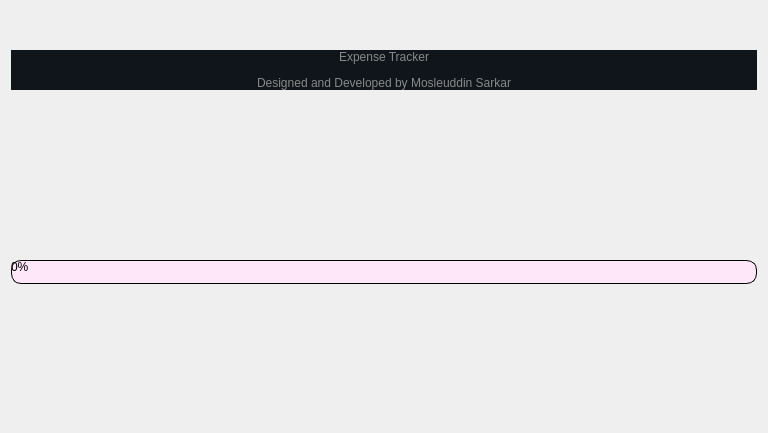
<?xml version="1.0" encoding="UTF-8"?>
<ui version="4.0">
 <class>SplashScreen</class>
 <widget class="QWidget" name="SplashScreen">
  <property name="geometry">
   <rect>
    <x>0</x>
    <y>0</y>
    <width>768</width>
    <height>433</height>
   </rect>
  </property>
  <property name="windowTitle">
   <string>Form</string>
  </property>
  <property name="styleSheet">
   <string notr="true">QLabel{
	background-color :#10141b;
}


QProgressBar{
		border: 1px solid;
	    border-radius: 10px;
	    background-color: #ffe7fa;

}

QProgressBar::chunk{
	    border-radius: 10px;
        background-color: #ce5698;
}
</string>
  </property>
  <layout class="QVBoxLayout" name="verticalLayout_3">
   <property name="topMargin">
    <number>50</number>
   </property>
   <property name="bottomMargin">
    <number>9</number>
   </property>
   <item>
    <layout class="QVBoxLayout" name="verticalLayout_2">
     <property name="spacing">
      <number>0</number>
     </property>
     <property name="bottomMargin">
      <number>0</number>
     </property>
     <item>
      <widget class="QLabel" name="labelHeading">
       <property name="text">
        <string>&lt;html&gt;&lt;head/&gt;&lt;body&gt;&lt;p align=&quot;center&quot;&gt;&lt;span style=&quot; color:#888a85;&quot;&gt;Expense Tracker&lt;/span&gt;&lt;/p&gt;&lt;p align=&quot;center&quot;&gt;&lt;span style=&quot; color:#888a85;&quot;&gt;Designed and Developed by Mosleuddin Sarkar&lt;/span&gt;&lt;/p&gt;&lt;/body&gt;&lt;/html&gt;</string>
       </property>
       <property name="alignment">
        <set>Qt::AlignCenter</set>
       </property>
       <property name="margin">
        <number>20</number>
       </property>
      </widget>
     </item>
    </layout>
   </item>
   <item>
    <spacer name="verticalSpacer_2">
     <property name="orientation">
      <enum>Qt::Vertical</enum>
     </property>
     <property name="sizeHint" stdset="0">
      <size>
       <width>20</width>
       <height>40</height>
      </size>
     </property>
    </spacer>
   </item>
   <item>
    <layout class="QVBoxLayout" name="verticalLayout">
     <property name="topMargin">
      <number>0</number>
     </property>
     <item>
      <widget class="QProgressBar" name="progressBar">
       <property name="value">
        <number>0</number>
       </property>
      </widget>
     </item>
     <item>
      <spacer name="verticalSpacer">
       <property name="orientation">
        <enum>Qt::Vertical</enum>
       </property>
       <property name="sizeHint" stdset="0">
        <size>
         <width>20</width>
         <height>40</height>
        </size>
       </property>
      </spacer>
     </item>
    </layout>
   </item>
  </layout>
 </widget>
 <resources/>
 <connections/>
</ui>
